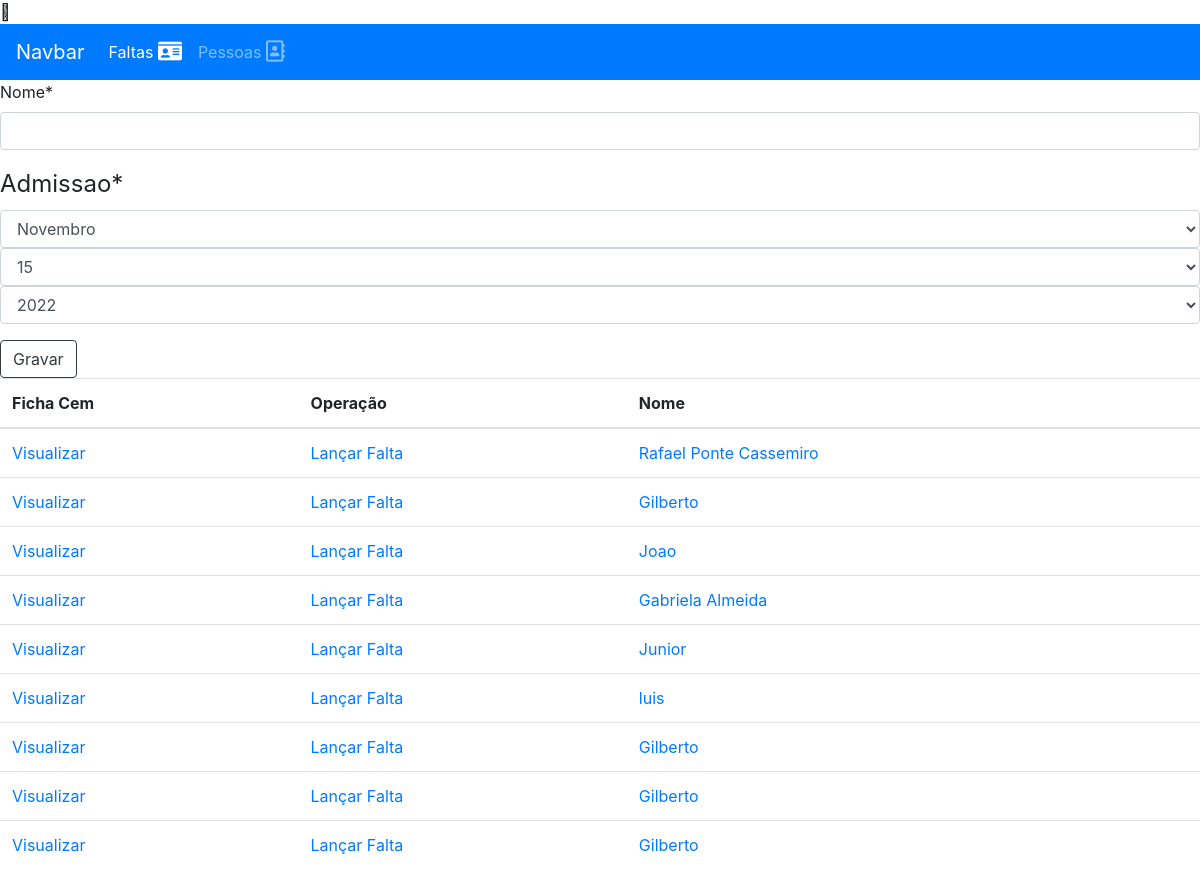
Page /pessoas/ on the earlier database version.
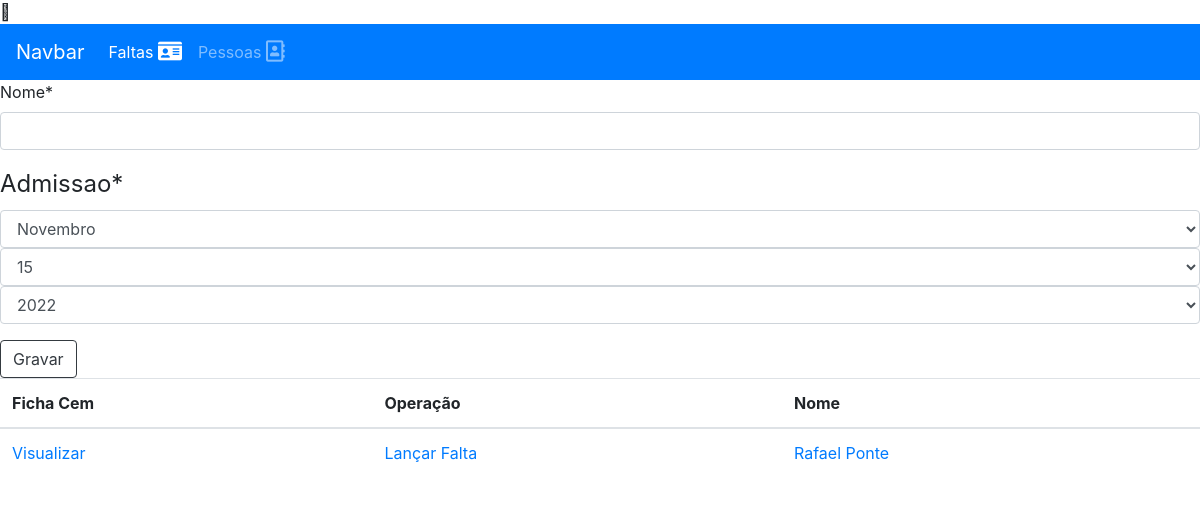
Same page on the later database version.
### app_ficha_cem/models.py (models this page shows)
class Pessoas(models.Model):
    nome = models.CharField(max_length=150)
    admissao = models.DateField(default='1991-01-01')

### app_ficha_cem/views.py (the view)
# urls.py: path('pessoas/', pessoas, name="listarpessoas"),
def pessoas(request):
    pessoas = Pessoas.objects.all()
    if request.method == 'POST':
        form = formularioPessoa(request.POST)
        if form.is_valid():
            form.save()
            messages.success(request,"Pessoa registrada!")
            return redirect('listarpessoas')
    else:
        form = formularioPessoa()
    return render(request,'template/cadastrar_pessoa.html',{'form':form, 'pessoas':pessoas})

### app_ficha_cem/forms.py
class formularioPessoa(forms.ModelForm):
    nome = forms.CharField(max_length=150, required=True)
    admissao =  forms.DateField(initial=now,
    widget=SelectDateWidget(months={1:'Janeiro',
                                    2:'Fevereiro',
                                    3:'Março', 4: 'Abril', 5:'Maio', 6:'Junho',
                                    7:'Julho', 8:'Agosto', 9:'Setembro', 10:'Outubro',
                                    11:'Novembro', 12:'Dezembro'}, )
    )
    class Meta:
        model = Pessoas
        fields = ['nome','admissao']

### template/cadastrar_pessoa.html (shortened to what this page needs)
{% extends 'template/menu.html' %}
{% load crispy_forms_tags %}
{% block content %}
<form method="POST">
    {{ form|crispy }}
    <div clas="form-group">
        <button class="btn btn-outline-dark">Gravar</button>
    </div>
</form>
        {% if pessoas %}
<table class="table table-hover">
    <thead>
        <tr>
            <th scope="col">Ficha Cem </th>
            <th scope="col">Operação</th>
            <th scope="col">Nome</th>
        </tr>
    </thead>
    <tbody>
        {% for pessoa in pessoas %}
        <tr>
            <td><a href="{% url 'listarficha' pessoa.id %}">Visualizar</a></td>
            <td><a href="{% url 'lancarfalta' pessoa.id %}">Lançar Falta</a></td>
            <td><a href="{% url 'atualizarpessoa' pessoa.id %}">{{pessoa.nome}}</a></td>
        </tr>
        {% endfor %}
        {% endif %}
    </tbody>
</table>
{% endblock content %}

### template/menu.html (shortened to what this page needs)
{% load static %}
<!DOCTYPE html>
<html lang="en">
<head>
    <link rel="stylesheet" href="https://cdn.jsdelivr.net/npm/bootstrap@4.0.0/dist/css/bootstrap.min.css"
>
    <link rel="stylesheet" href="https://use.fontawesome.com/releases/v5.7.0/css/all.css"
>
</head>
<body>
    <span class="fa-solid fa-user"></span>
    <nav class="navbar navbar-expand-lg navbar-dark bg-primary">
        <a class="navbar-brand" href="#">Navbar</a>
        <div class="collapse navbar-collapse" id="navbarSupportedContent">
            <ul class="navbar-nav mr-auto">
                <li class="nav-item">
                    <a class="nav-link active" href="{% url 'listarfaltas' %}">Faltas <i class="fas fa-id-card fa-lg"></i></a>
                </li>
                <li class="nav-item">
                    <a class="nav-link" href="{% url 'listarpessoas' %}">Pessoas <i class="far fa-address-book fa-lg"></i></a>
                </li>
                <li class="">
                    <a class="nav-link text-warning" href="{% url 'listarpessoas' %}">{{pessoa.nome}} {{pessoa.id}}</a>
                </li>
    </nav>
    {% block content %}
    {% endblock content %}
</body>
</html>

Differences in the rows shown:
removed Pessoas: nome "Gilberto"
removed Pessoas: nome "Joao"
removed Pessoas: nome "Gabriela Almeida"
removed Pessoas: nome "Junior"
removed Pessoas: nome "luis"
removed Pessoas: nome "Gilberto"
removed Pessoas: nome "Gilberto"
removed Pessoas: nome "Gilberto"
changed Pessoas: nome "Rafael Ponte Cassemiro" → "Rafael Ponte"
